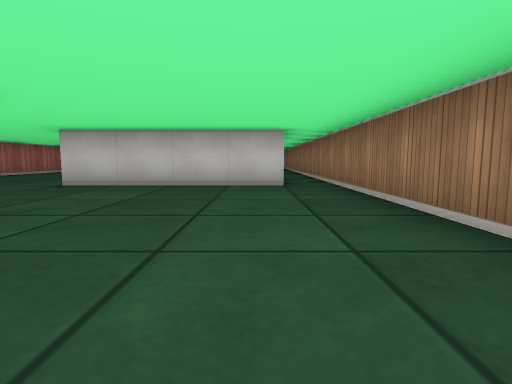
[1] (above)

20 first-person views from a walk through a cub3D ray-caster map. The camera is about half as high as the walls, tilts 6° down and sees 80° across. The floor is counted in squares. Each view is taken from the middle of a square. On the plan, view 1 faces up. The plan holds only what a view shows up to about 9 squares ahead; the rest is blank.

[2]
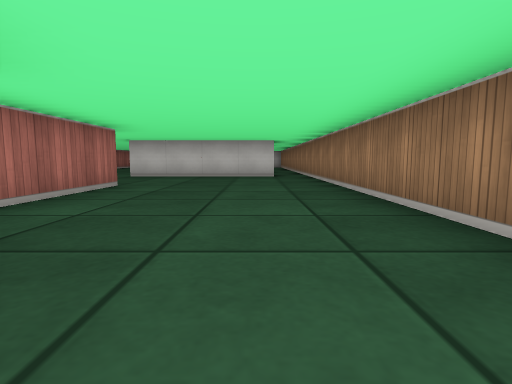

[3]
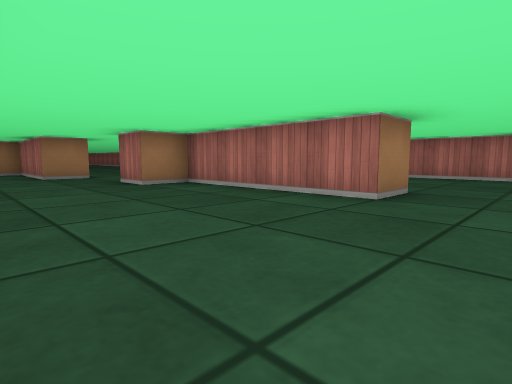

[4]
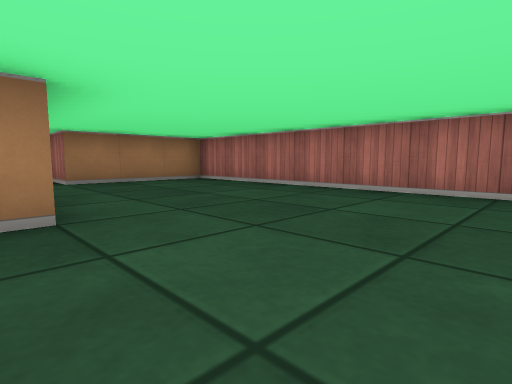

[5]
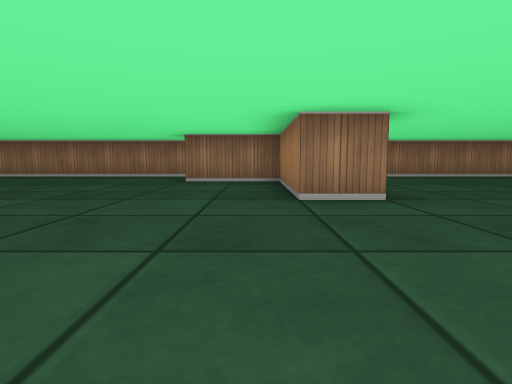

[6]
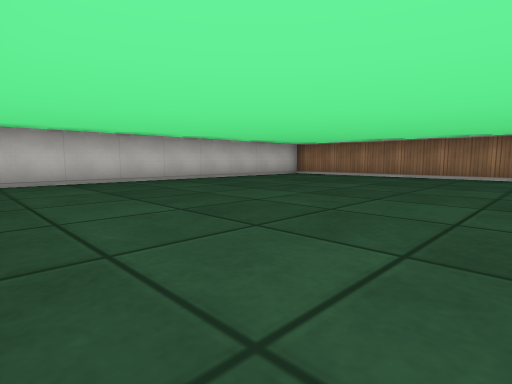

[7]
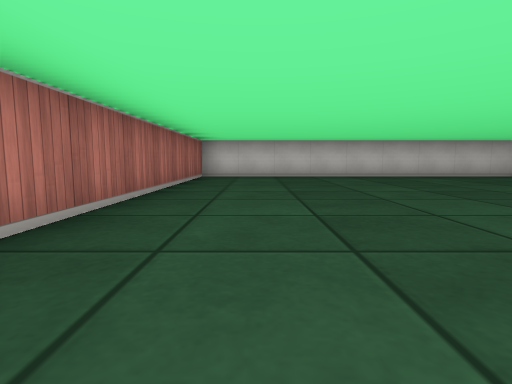

[8]
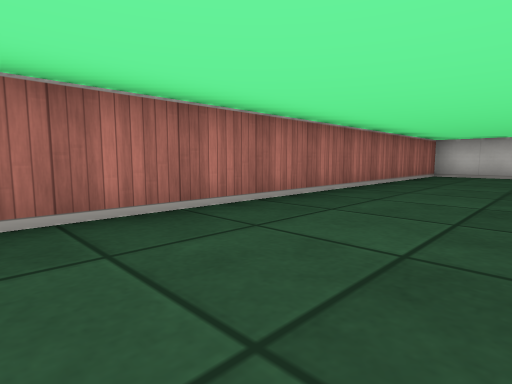

[9]
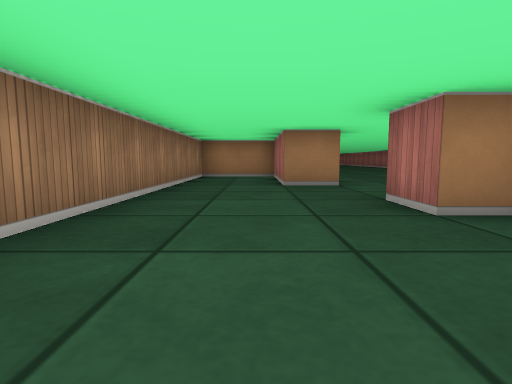

[10]
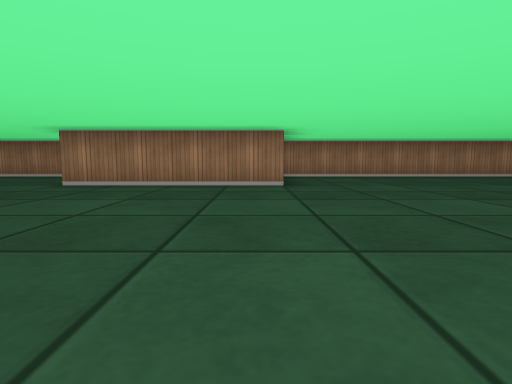

[11]
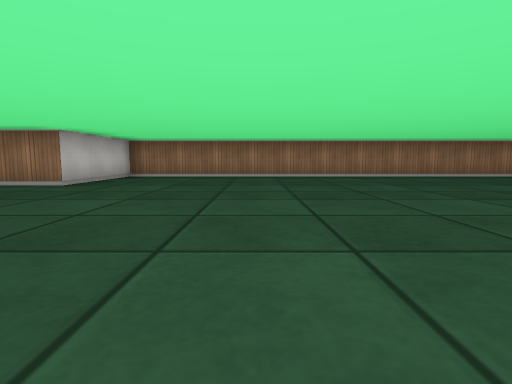

[12]
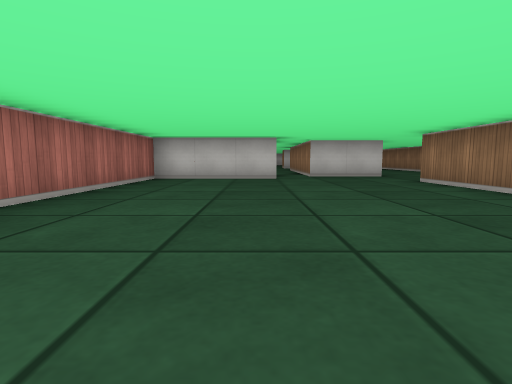

[13]
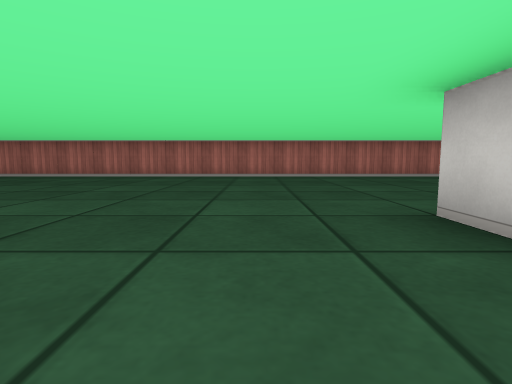

[14]
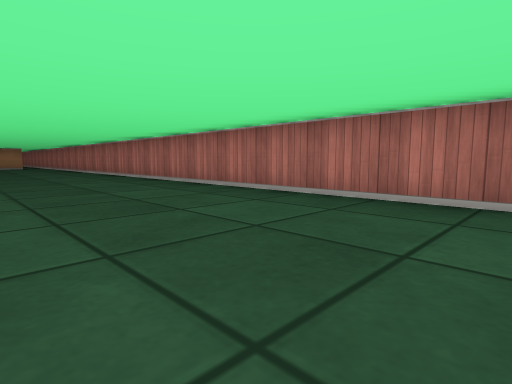

[15]
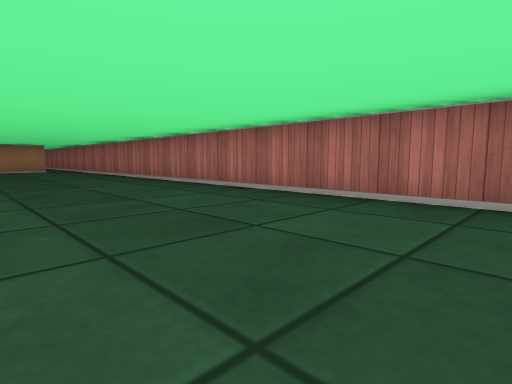

[16]
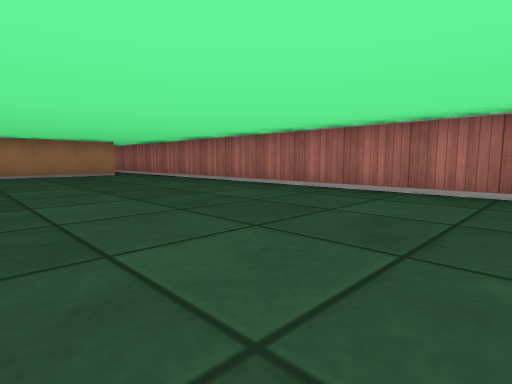

[17]
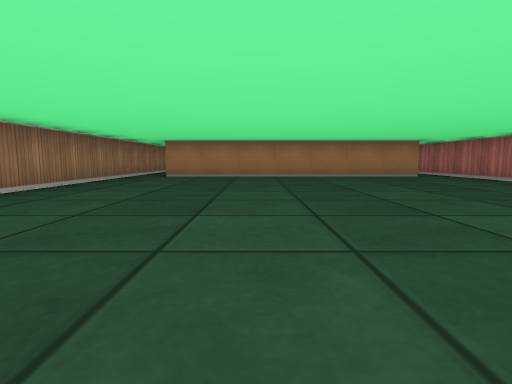

[18]
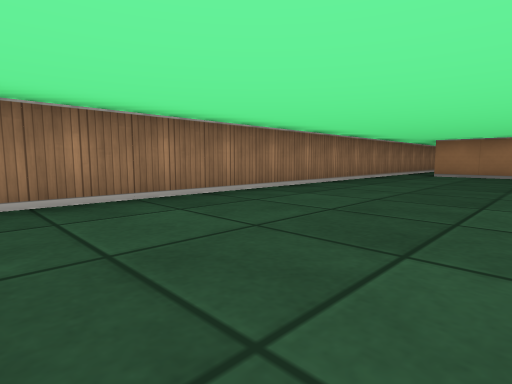

[19]
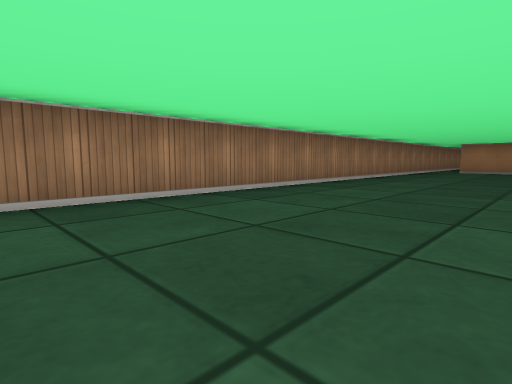

[20]
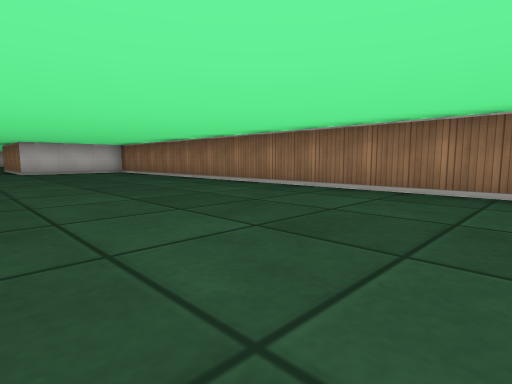

### Floor plan
Points are (right, up) in squares from view 1. A wall is a line through its corners. A room is listed if a view was taken in it or the views show most of it. See-through windows are left out.
Room 1 (views 1, 2, 3, 4, 5, 6, 7, 8, 9)
walls: (0.5, 5.5) (-3.5, 5.5) (-3.5, 6.5) (-0.5, 6.5) (-0.5, 8.5); (-3.6, 2.5) (-2.5, 2.5) (-2.5, -1.5) (-1.5, -1.5) (-1.5, -2.5) (-2.5, -2.5); (-7.5, 4.6) (-7.5, -1.5) (-4.5, -1.5) (-4.5, -2.5); (1.1, 15.5) (-7.5, 15.5) (-7.5, 6.1); (-3.5, -2.5) (-3.5, -1.9); (-1.5, -4.5) (-0.5, -4.5) (-0.5, -7.5) (1.5, -7.5) (1.5, 14.1)
ways out: opening at (-4, -2) to room 2; opening at (-1.5, -3.5) to room 2
Room 2 (views 10, 11, 12, 13, 14, 15, 16, 17, 18, 19, 20)
walls: (-6.6, -32.5) (0.5, -32.5); (1.5, -33.1) (1.5, -8.5) (-1.5, -8.5) (-1.5, -4.5); (-4.4, -3.5) (-7.5, -3.5) (-7.5, -33.1); (-2.5, -2.5) (-3.5, -2.5)
ways out: opening at (-4, -2) to room 1; opening at (-1.5, -3.5) to room 1

Where each view was taken, in squares from view 1:
view 1: 0 up, 0 right, facing up
view 2: 3 down, 0 right, facing up
view 3: 4 up, 1 right, facing down-left
view 4: 5 up, 3 left, facing down-left
view 5: 7 up, 7 left, facing right
view 6: 9 up, 7 left, facing up-right
view 7: 7 up, 6 left, facing up
view 8: 6 up, 5 left, facing up-left
view 9: 1 up, 0 right, facing down
view 10: 8 down, 7 left, facing right
view 11: 12 down, 7 left, facing right
view 12: 11 down, 5 left, facing up
view 13: 10 down, 1 right, facing left
view 14: 14 down, 4 left, facing down-left
view 15: 19 down, 4 left, facing down-left
view 16: 23 down, 3 left, facing down-left
view 17: 24 down, 2 left, facing down
view 18: 23 down, 2 left, facing down-right
view 19: 20 down, 2 left, facing down-right
view 20: 20 down, 3 left, facing up-right
